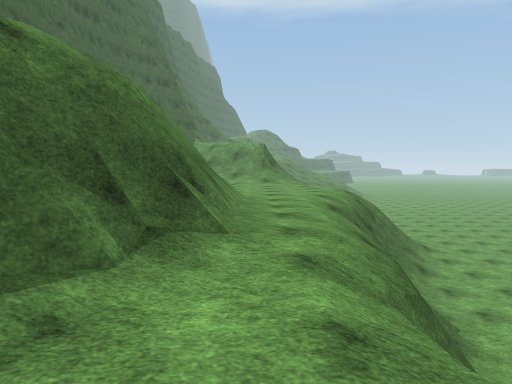
view 1 (above)

12 first-person views from a walk through a 3-D level made in the Unity game engine. The camera is 1.4 m above the floor, tilts 4° down and sees 70° across. The floor is counted in squares, 2 m on a side. Each view is taken from the middle of a square. On the plan, view 1 faces up. The plan holds only what a view shows up to about 11 squares ahead; the rest is blank. The place goes on beyond the plan. Surface patterns are stand-ins for the level's own textures.

view 2
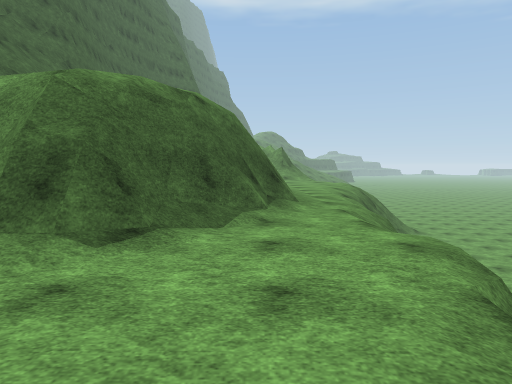

view 3
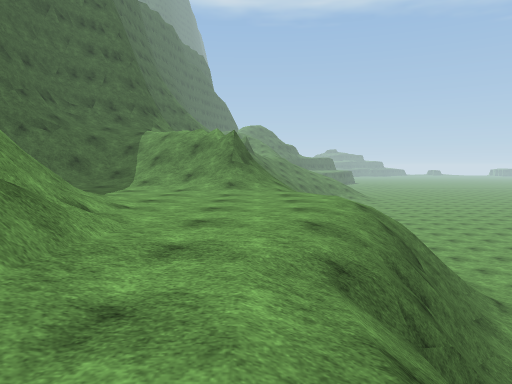

view 4
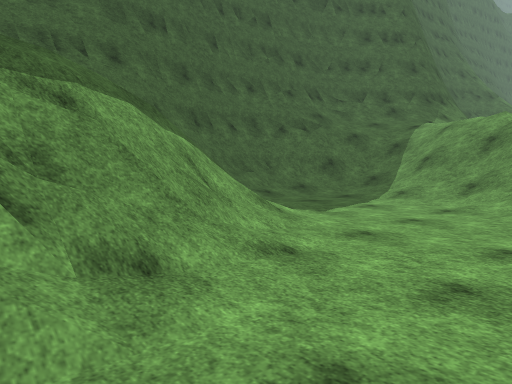

view 5
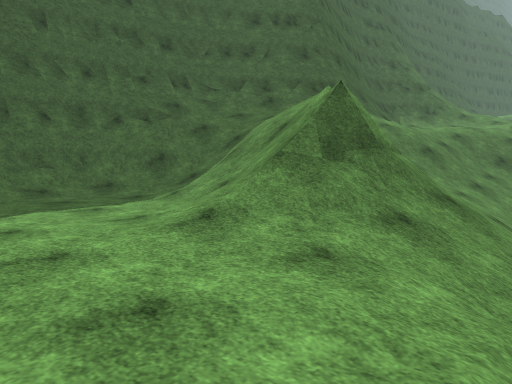

view 6
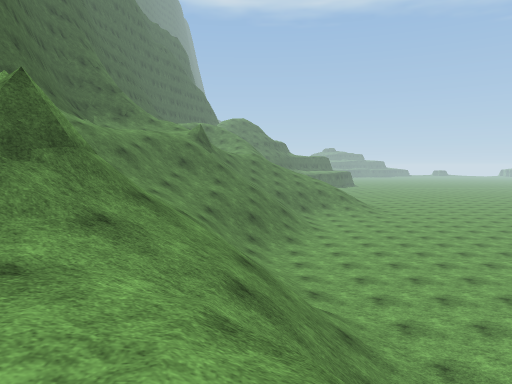

view 7
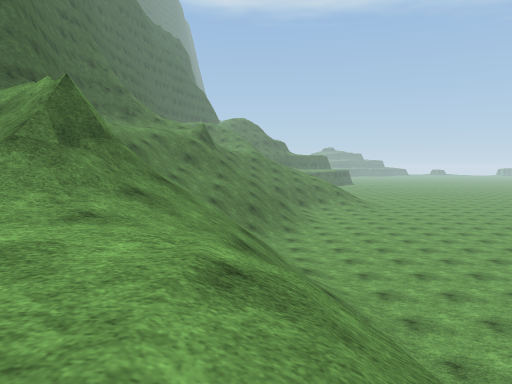

view 8
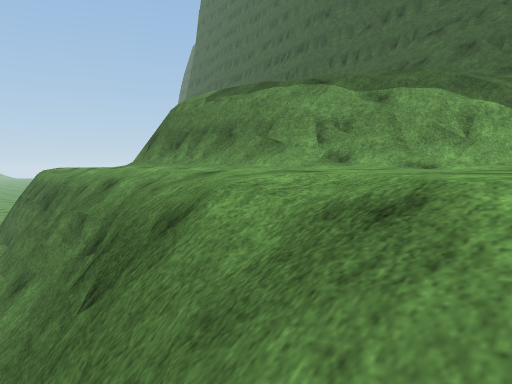

view 9
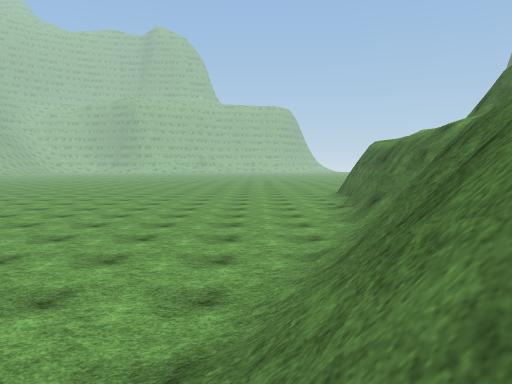

view 10
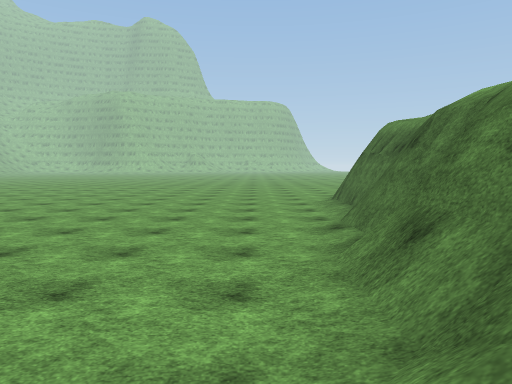

view 11
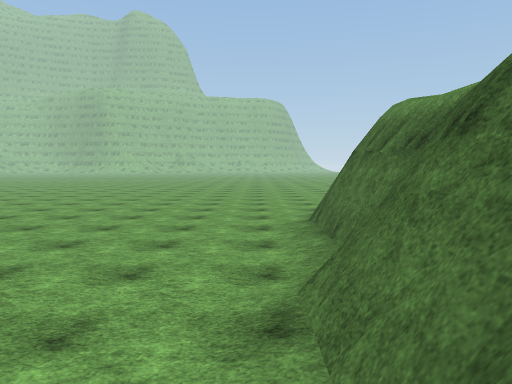

view 12
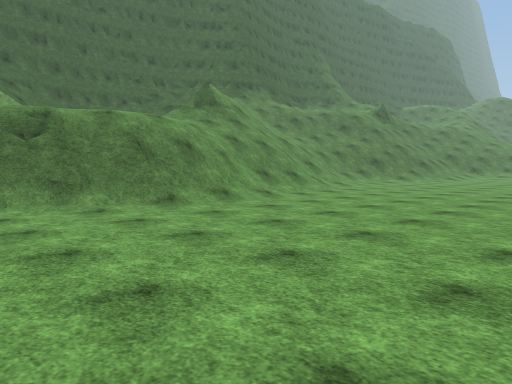

### Floor plan
Key: @ floor where view 1 was taken; # wall or solid block; . main floor; : floor 4 m higher than the main floor; / step, stairs or slope; = window, fence, low wall or low ledge; v drop or lower ground.
Columns run from 9 left of view 1 to 11 right of it. Each row starts with its distance up from view 1.
 24         ///
 23        ///////......
 22      # //////.......
 21      #   ////.......
 20      /      //......
 19    #///     //.....
 18    #/////    //....
 17    #/////==////....
 16    #=////##////.....
 15    #//:////////.....
 14    #/:::///////.....
 13    #///:::::///.....
 12   ##   /::::///.....
 11   #= ///::::/=/......
 10  ##////=/::/#=/......
  9 ##//  /=/::/#/.......
  8 #=//  //=::##/.......
  7 ##/    /v//=/......
  6        /#//=/.......
  5        /#//#/........
  4        /#//#/........
  3        /#//#.........
  2       /v#: #.........
  1       ##:: #........
  0       #::@##........
 -1       :::/#..........
 -2        ::/ ..........
 -3         :  ........
 -4           ..........
 -5           ..........

Where each view was taken, in squares from view 1:
view 1: 0 up, 0 right, facing up
view 2: 3 down, 1 left, facing up
view 3: 5 up, 1 right, facing up
view 4: 8 up, 1 right, facing up-left
view 5: 12 up, 3 right, facing up-left
view 6: 12 up, 3 right, facing up
view 7: 11 up, 3 right, facing up
view 8: 12 up, 4 right, facing down-left
view 9: 13 up, 5 right, facing down
view 10: 9 up, 4 right, facing down
view 11: 6 up, 3 right, facing down
view 12: 8 up, 11 right, facing up-left
